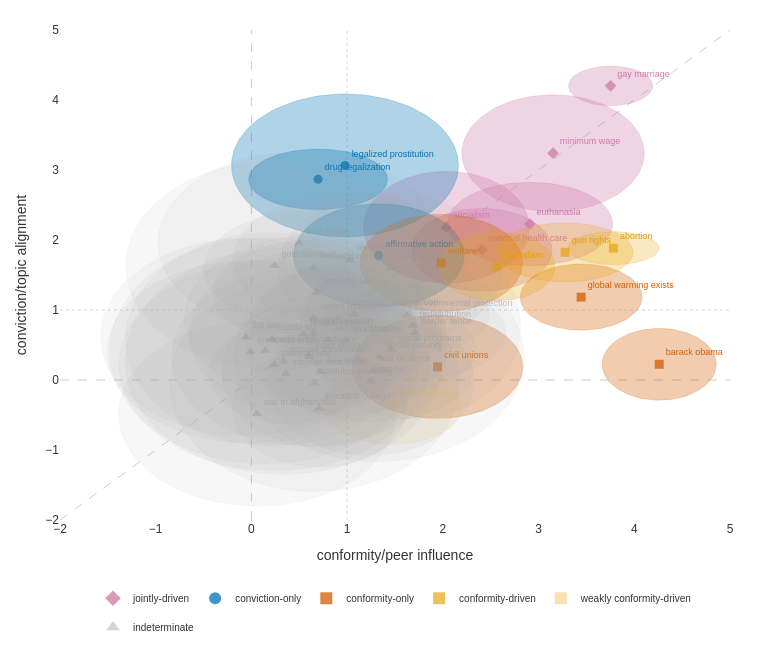

The notebook cell saved with this chart:
### Markdown cell above
### Interactive version

### Code cell
import json
import math
import numpy as np
import pandas as pd
import plotly.graph_objects as go

CLASS_COLORS = {
    "conviction-only":           "#0072B2",
    "conviction-driven":         "#56B4E9",
    "weakly conviction-driven":  "#B3D9F2",
    "conformity-only":           "#D55E00",
    "conformity-driven":         "#E69F00",
    "weakly conformity-driven":  "#F6C667",
    "jointly-driven":            "#CC79A7",
    "indeterminate":             "#999999",
}

CLASS_ALPHAS = {
    "conviction-only":           0.45,
    "conviction-driven":         0.35,
    "weakly conviction-driven":  0.22,
    "conformity-only":           0.45,
    "conformity-driven":         0.35,
    "weakly conformity-driven":  0.22,
    "jointly-driven":            0.45,
    "indeterminate":             0.12,
}

CLASS_TEXT_ALPHAS = {
    "conviction-only":           1.0,
    "conviction-driven":         1.0,
    "weakly conviction-driven":  0.75,
    "conformity-only":           1.0,
    "conformity-driven":         1.0,
    "weakly conformity-driven":  0.75,
    "jointly-driven":            1.0,
    "indeterminate":             0.55,
}

CLASS_SYMBOLS = {
    "conviction-only":           "circle",
    "conviction-driven":         "circle",
    "weakly conviction-driven":  "circle",
    "conformity-only":           "square",
    "conformity-driven":         "square",
    "weakly conformity-driven":  "square",
    "jointly-driven":            "diamond",
    "indeterminate":             "triangle-up",
}

LEGEND_ORDER = [
    "jointly-driven",
    "conviction-only",
    "conviction-driven",
    "weakly conviction-driven",
    "conformity-only",
    "conformity-driven",
    "weakly conformity-driven",
    "indeterminate",
]

XLIM = (-2, 5)
YLIM = (-2, 5)
N_ELLIPSE_PTS = 120


def hex_to_rgba(hex_color, alpha):
    h = hex_color.lstrip("#")
    r, g, b = int(h[0:2], 16), int(h[2:4], 16), int(h[4:6], 16)
    return f"rgba({r},{g},{b},{alpha:.3f})"


def make_ellipse_xy(cx, cy, rx, ry, n=N_ELLIPSE_PTS):
    t = np.linspace(0, 2 * math.pi, n)
    return cx + rx * np.cos(t), cy + ry * np.sin(t)


def build_figure(merged_df, delta_df):
    df = merged_df.merge(delta_df[["topic", "class"]], on="topic", how="left")
    issues = sorted(df["issue"].dropna().unique())
    issue_options = ["all"] + list(issues)

    fig = go.Figure()

    # reference lines (always visible)
    x_ref = [XLIM[0], XLIM[1]]
    y_ref = [YLIM[0], YLIM[1]]
    ref_kw = dict(mode="lines", line=dict(color="grey", dash="dash", width=1),
                  opacity=0.4, showlegend=False, hoverinfo="skip")
    thr_kw = dict(mode="lines", line=dict(color="grey", dash="dot", width=0.8),
                  opacity=0.4, showlegend=False, hoverinfo="skip")
    fig.add_trace(go.Scatter(x=x_ref,  y=x_ref,  **ref_kw))
    fig.add_trace(go.Scatter(x=x_ref,  y=[0, 0], **ref_kw))
    fig.add_trace(go.Scatter(x=[0, 0], y=y_ref,  **ref_kw))
    fig.add_trace(go.Scatter(x=x_ref,  y=[1, 1], **thr_kw))
    fig.add_trace(go.Scatter(x=[1, 1], y=y_ref,  **thr_kw))
    n_ref = 5

    # data traces: for every (issue_filter x class) combination add
    #   one ellipse trace per topic row  (kind="ellipse")
    #   one scatter trace per class      (kind="scatter")
    trace_meta = []
    legend_shown = set()

    for issue_filter in issue_options:
        sub_df = df if issue_filter == "all" else df[df["issue"] == issue_filter]

        for cls in LEGEND_ORDER:
            sub = sub_df[sub_df["class"] == cls]
            if sub.empty:
                continue

            color  = CLASS_COLORS.get(cls, "#999999")
            alpha  = CLASS_ALPHAS.get(cls, 0.2)
            talpha = CLASS_TEXT_ALPHAS.get(cls, 1.0)
            symbol = CLASS_SYMBOLS.get(cls, "circle")

            for _, row in sub.iterrows():
                rx = (row["95%_phi"] - row["5%_phi"]) / 2
                ry = (row["95%_tau"] - row["5%_tau"]) / 2
                ex, ey = make_ellipse_xy(row["Mean_phi"], row["Mean_tau"], rx, ry)
                fig.add_trace(go.Scatter(
                    x=list(ex) + [ex[0]],
                    y=list(ey) + [ey[0]],
                    mode="lines",
                    fill="toself",
                    fillcolor=hex_to_rgba(color, alpha * 0.7),
                    line=dict(color=hex_to_rgba(color, alpha), width=0.5),
                    showlegend=False,
                    hoverinfo="skip",
                    visible=(issue_filter == "all"),
                ))
                trace_meta.append({"issue": issue_filter, "kind": "ellipse", "cls": cls})

            show_legend = (issue_filter == "all") and (cls not in legend_shown)
            fig.add_trace(go.Scatter(
                x=sub["Mean_phi"],
                y=sub["Mean_tau"],
                mode="markers+text",
                marker=dict(
                    symbol=symbol,
                    size=9,
                    color=hex_to_rgba(color, min(alpha + 0.3, 1.0)),
                    line=dict(width=0),
                ),
                text=sub["topic"],
                textposition="top right",
                textfont=dict(size=9, color=hex_to_rgba(color, talpha)),
                name=cls,
                legendgroup=cls,
                showlegend=show_legend,
                customdata=np.stack([
                    sub["topic"],
                    sub["issue"],
                    sub["Mean_phi"].round(3),
                    sub["Mean_tau"].round(3),
                    sub["5%_phi"].round(3),
                    sub["95%_phi"].round(3),
                    sub["5%_tau"].round(3),
                    sub["95%_tau"].round(3),
                ], axis=-1),
                hovertemplate=(
                    "<b>%{customdata[0]}</b><br>"
                    "issue: %{customdata[1]}<br>"
                    "beta_phi = %{customdata[2]} [%{customdata[4]}, %{customdata[5]}]<br>"
                    "beta_tau = %{customdata[3]} [%{customdata[6]}, %{customdata[7]}]<br>"
                    f"class: {cls}<extra></extra>"
                ),
                visible=(issue_filter == "all"),
            ))
            trace_meta.append({"issue": issue_filter, "kind": "scatter", "cls": cls})

            if issue_filter == "all":
                legend_shown.add(cls)

    fig.update_layout(
        width=760,
        height=660,
        plot_bgcolor="white",
        paper_bgcolor="white",
        font=dict(family="Arial, sans-serif", size=12, color="#333"),
        xaxis=dict(
            title=rf"conformity/peer influence",
            range=list(XLIM),
            showgrid=False,
            zeroline=False,
            tickvals=list(range(math.floor(XLIM[0]), math.ceil(XLIM[1]) + 1)),
        ),
        yaxis=dict(
            title=rf"conviction/topic alignment",
            range=list(YLIM),
            showgrid=False,
            zeroline=False,
            tickvals=list(range(math.floor(YLIM[0]), math.ceil(YLIM[1]) + 1)),
        ),
        legend=dict(
            orientation="h",
            yanchor="top",
            y=-0.13,
            xanchor="center",
            x=0.5,
            itemsizing="constant",
            font=dict(size=10),
            bgcolor="rgba(0,0,0,0)",
        ),
        margin=dict(l=60, r=30, t=30, b=140),
    )

    js_controls = f"""
<script>
(function() {{
  var state = {{issue: "all", labels: true, "CI": true}};
  var meta   = {json.dumps(trace_meta)};
  var issues = {json.dumps(issue_options)};
  var nRef   = {n_ref};
  var gd;

  function applyState() {{
    var vis  = [];
    var mode = [];
    for (var i = 0; i < nRef; i++) {{ vis.push(true); mode.push(null); }}
    for (var i = 0; i < meta.length; i++) {{
      var m = meta[i];
      var match = (m.issue === state.issue);
      if (m.kind === "ellipse") {{
        vis.push(match && state.CI);
        mode.push("lines");
      }} else {{
        vis.push(match);
        mode.push(state.labels ? "markers+text" : "markers");
      }}
    }}
    var indices = vis.map(function(_, i) {{ return i; }});
    Plotly.restyle(gd, {{visible: vis, mode: mode}}, indices);
  }}

  function waitForPlotly(cb) {{
    var t = setInterval(function() {{
      var d = document.querySelectorAll(".plotly-graph-div");
      if (d.length) {{ clearInterval(t); gd = d[0]; cb(); }}
    }}, 80);
  }}

  waitForPlotly(function() {{
    var bar = document.createElement("div");
    bar.style.cssText = [
      "display:flex", "align-items:center", "gap:10px", "flex-wrap:wrap",
      "padding:8px 6px 6px", "font-family:Arial,sans-serif",
      "font-size:12px", "color:#444"
    ].join(";");

    // issue dropdown
    var lbl = document.createElement("span");
    lbl.textContent = "Issue:";
    lbl.style.color = "#888";
    bar.appendChild(lbl);

    var sel = document.createElement("select");
    sel.style.cssText = "font-size:12px;padding:3px 8px;border-radius:5px;border:1px solid #ccc;background:#fff;cursor:pointer;";
    issues.forEach(function(m) {{
      var opt = document.createElement("option");
      opt.value = m;
      opt.textContent = (m === "all") ? "all issues" : m;
      sel.appendChild(opt);
    }});
    sel.addEventListener("change", function() {{
      state.issue = this.value;
      applyState();
    }});
    bar.appendChild(sel);

    // toggle button factory
    function makeToggle(label, key) {{
      var btn = document.createElement("button");
      var baseCSS = "font-size:12px;padding:3px 12px;border-radius:5px;border:1px solid #ccc;cursor:pointer;font-family:Arial,sans-serif;transition:background .15s,color .15s;";
      function refresh() {{
        var on = state[key];
        btn.textContent = label + " " + (on ? "on" : "off");
        btn.style.cssText = baseCSS + (on
          ? "background:#dbeafe;color:#1d4ed8;border-color:#93c5fd;"
          : "background:#f3f4f6;color:#9ca3af;border-color:#e5e7eb;");
      }}
      refresh();
      btn.addEventListener("click", function() {{
        state[key] = !state[key];
        refresh();
        applyState();
      }});
      return btn;
    }}

    bar.appendChild(makeToggle("labels",   "labels"));
    bar.appendChild(makeToggle("CI", "CI"));

    gd.parentNode.insertBefore(bar, gd);
  }});
}})();
</script>
"""

    return fig, js_controls


def write_html(fig, js_controls, path="./plots/Fig3_interactive.html"):
    raw = fig.to_html(include_plotlyjs="cdn", full_html=True)
    out = raw.replace("</body>", js_controls + "\n</body>")
    with open(path, "w", encoding="utf-8") as f:
        f.write(out)
    print(f"Saved -> {path}")


if __name__ == "__main__":

    fig, js_controls = build_figure(beta_df, classification_df)
    write_html(fig, js_controls)
    fig.show()
